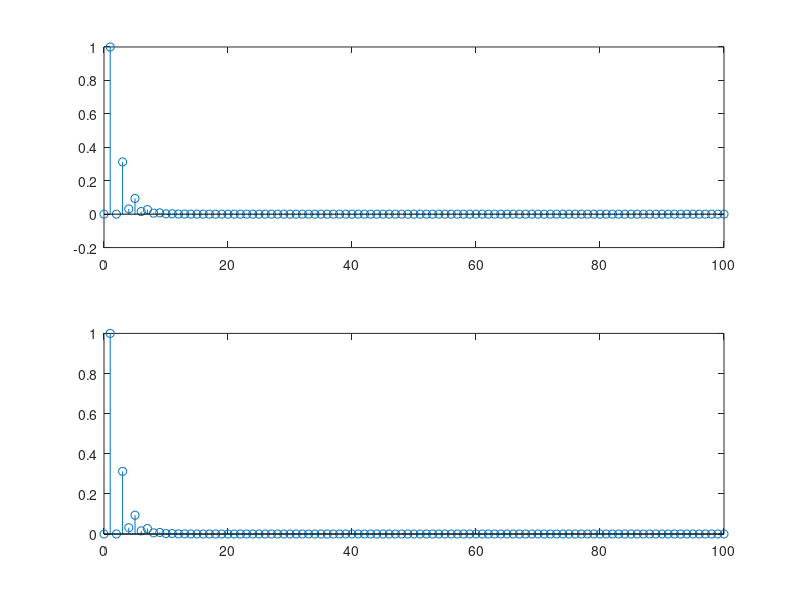

The MATLAB script that drew this image:
%range of points n
n=0:100;
%calculating the output of the system y[n]
y=0.25.^n;
%calculating the input to the system x[n]
x=(n+2).*(0.5.^n);
%calculating the fourier transform Y(w) of the output y[n]
Y=fft(y);
%calculating the fourier transform X(w) of the input x[n]
X=fft(x);
%calculating the response H(w) of the system in frequency domain
H=Y./X;
%calculating the new output of the system y_new[n]
y_new=-((-0.5).^n);
%adding the delta in the equation d(n)
y_new(1)=y_new(1)+1;
%calculating fourier transform of y_new[n]
Y_new=fft(y_new);
%calculating X_new(w) in frequency domain
X_new=Y_new./H;
%calculating x_new[n] in time domain
x_new=ifft(X_new);
%plotting the required input in subplot 1
subplot(2,1,1);stem(n,x_new)
%calculating the input i got with hand analysis
x_new_calc=(-9/8)*((-0.5).^n)+(3/8)*(0.5.^n)+(1/4)*(n+1).*(0.5.^n);
%adding the delta in the input 0.5d(n)
x_new_calc(1)=x_new_calc(1)+0.5;
%plotting the hand analysis input in subplot 2
subplot(2,1,2);stem(n,x_new_calc);